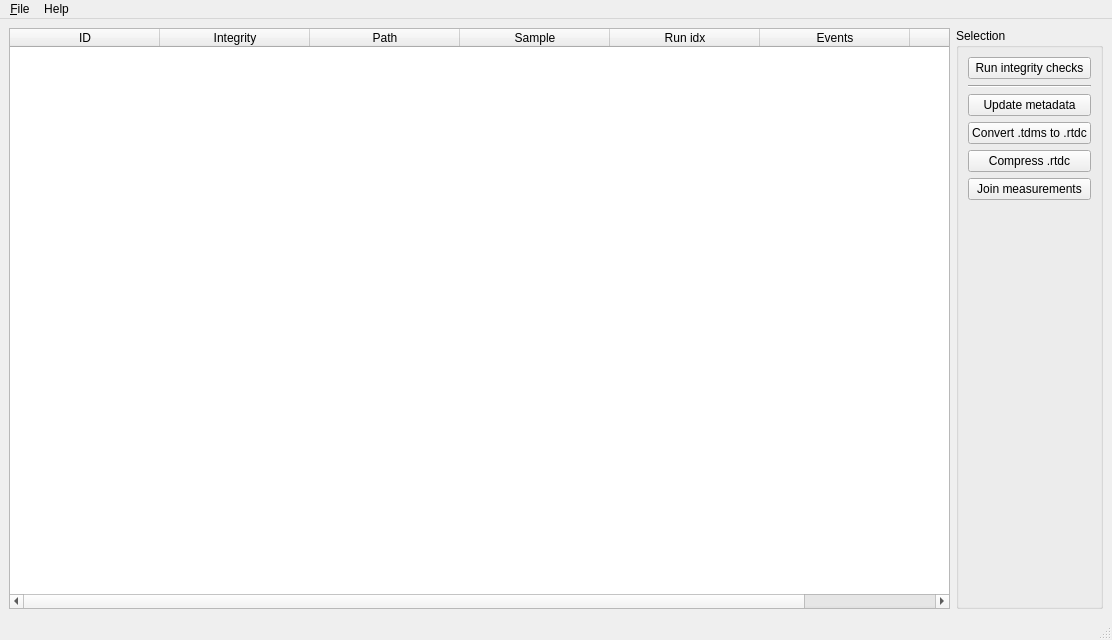
<?xml version="1.0" encoding="UTF-8"?>
<ui version="4.0">
 <class>MainWindow</class>
 <widget class="QMainWindow" name="MainWindow">
  <property name="geometry">
   <rect>
    <x>0</x>
    <y>0</y>
    <width>1112</width>
    <height>640</height>
   </rect>
  </property>
  <property name="acceptDrops">
   <bool>true</bool>
  </property>
  <property name="windowTitle">
   <string>MainWindow</string>
  </property>
  <widget class="QWidget" name="centralwidget">
   <layout class="QHBoxLayout" name="horizontalLayout">
    <item>
     <widget class="QTableWidget" name="tableWidget">
      <property name="dragEnabled">
       <bool>false</bool>
      </property>
      <property name="dragDropMode">
       <enum>QAbstractItemView::NoDragDrop</enum>
      </property>
      <property name="alternatingRowColors">
       <bool>true</bool>
      </property>
      <property name="gridStyle">
       <enum>Qt::CustomDashLine</enum>
      </property>
      <property name="sortingEnabled">
       <bool>true</bool>
      </property>
      <attribute name="horizontalHeaderCascadingSectionResizes">
       <bool>true</bool>
      </attribute>
      <attribute name="horizontalHeaderDefaultSectionSize">
       <number>150</number>
      </attribute>
      <attribute name="horizontalHeaderStretchLastSection">
       <bool>true</bool>
      </attribute>
      <column>
       <property name="text">
        <string>ID</string>
       </property>
      </column>
      <column>
       <property name="text">
        <string>Integrity</string>
       </property>
      </column>
      <column>
       <property name="text">
        <string>Path</string>
       </property>
       <property name="toolTip">
        <string/>
       </property>
      </column>
      <column>
       <property name="text">
        <string>Sample</string>
       </property>
      </column>
      <column>
       <property name="text">
        <string>Run idx</string>
       </property>
      </column>
      <column>
       <property name="text">
        <string>Events</string>
       </property>
      </column>
      <column>
       <property name="text">
        <string>Flow rate</string>
       </property>
      </column>
     </widget>
    </item>
    <item>
     <widget class="QGroupBox" name="groupBox">
      <property name="title">
       <string>Selection</string>
      </property>
      <layout class="QVBoxLayout" name="verticalLayout">
       <item>
        <widget class="QPushButton" name="pushButton_integrity">
         <property name="toolTip">
          <string>checks all datasets for integrity</string>
         </property>
         <property name="text">
          <string>Run integrity checks</string>
         </property>
        </widget>
       </item>
       <item>
        <widget class="Line" name="line">
         <property name="orientation">
          <enum>Qt::Horizontal</enum>
         </property>
        </widget>
       </item>
       <item>
        <widget class="QPushButton" name="pushButton_metadata">
         <property name="toolTip">
          <string>update metadata of individual .rtdc files in-place</string>
         </property>
         <property name="text">
          <string>Update metadata</string>
         </property>
        </widget>
       </item>
       <item>
        <widget class="QPushButton" name="pushButton_tdms2rtdc">
         <property name="enabled">
          <bool>true</bool>
         </property>
         <property name="toolTip">
          <string>convert .tdms measurements to the .rtdc file format (includes update of metadata and lossless compression)</string>
         </property>
         <property name="text">
          <string>Convert .tdms to .rtdc</string>
         </property>
        </widget>
       </item>
       <item>
        <widget class="QPushButton" name="pushButton_compress">
         <property name="toolTip">
          <string>compress .rtdc files lossless to save disk space (includes update of metadata)</string>
         </property>
         <property name="text">
          <string>Compress .rtdc</string>
         </property>
        </widget>
       </item>
       <item>
        <widget class="QPushButton" name="pushButton_join">
         <property name="enabled">
          <bool>true</bool>
         </property>
         <property name="toolTip">
          <string>join multiple measurements into a single .rtdc file ( (includes lossless compression)</string>
         </property>
         <property name="text">
          <string>Join measurements</string>
         </property>
        </widget>
       </item>
       <item>
        <spacer name="verticalSpacer">
         <property name="orientation">
          <enum>Qt::Vertical</enum>
         </property>
         <property name="sizeHint" stdset="0">
          <size>
           <width>20</width>
           <height>40</height>
          </size>
         </property>
        </spacer>
       </item>
      </layout>
     </widget>
    </item>
   </layout>
  </widget>
  <widget class="QMenuBar" name="menubar">
   <property name="geometry">
    <rect>
     <x>0</x>
     <y>0</y>
     <width>1112</width>
     <height>22</height>
    </rect>
   </property>
   <widget class="QMenu" name="menuFile">
    <property name="title">
     <string>&amp;File</string>
    </property>
    <addaction name="action_add"/>
    <addaction name="action_add_folder"/>
    <addaction name="action_clear"/>
    <addaction name="separator"/>
    <addaction name="action_Quit"/>
   </widget>
   <widget class="QMenu" name="menuHelp">
    <property name="title">
     <string>Help</string>
    </property>
    <addaction name="actionSoftware"/>
    <addaction name="actionAbout"/>
   </widget>
   <addaction name="menuFile"/>
   <addaction name="menuHelp"/>
  </widget>
  <widget class="QStatusBar" name="statusbar"/>
  <action name="action_add">
   <property name="text">
    <string>&amp;Add measurements</string>
   </property>
  </action>
  <action name="action_clear">
   <property name="text">
    <string>&amp;Clear measurements</string>
   </property>
  </action>
  <action name="action_Quit">
   <property name="text">
    <string>&amp;Quit</string>
   </property>
  </action>
  <action name="action_add_folder">
   <property name="text">
    <string>Add &amp;folder with measurements</string>
   </property>
  </action>
  <action name="actionAbout">
   <property name="text">
    <string>About</string>
   </property>
  </action>
  <action name="actionSoftware">
   <property name="text">
    <string>Software</string>
   </property>
  </action>
 </widget>
 <resources/>
 <connections/>
</ui>
